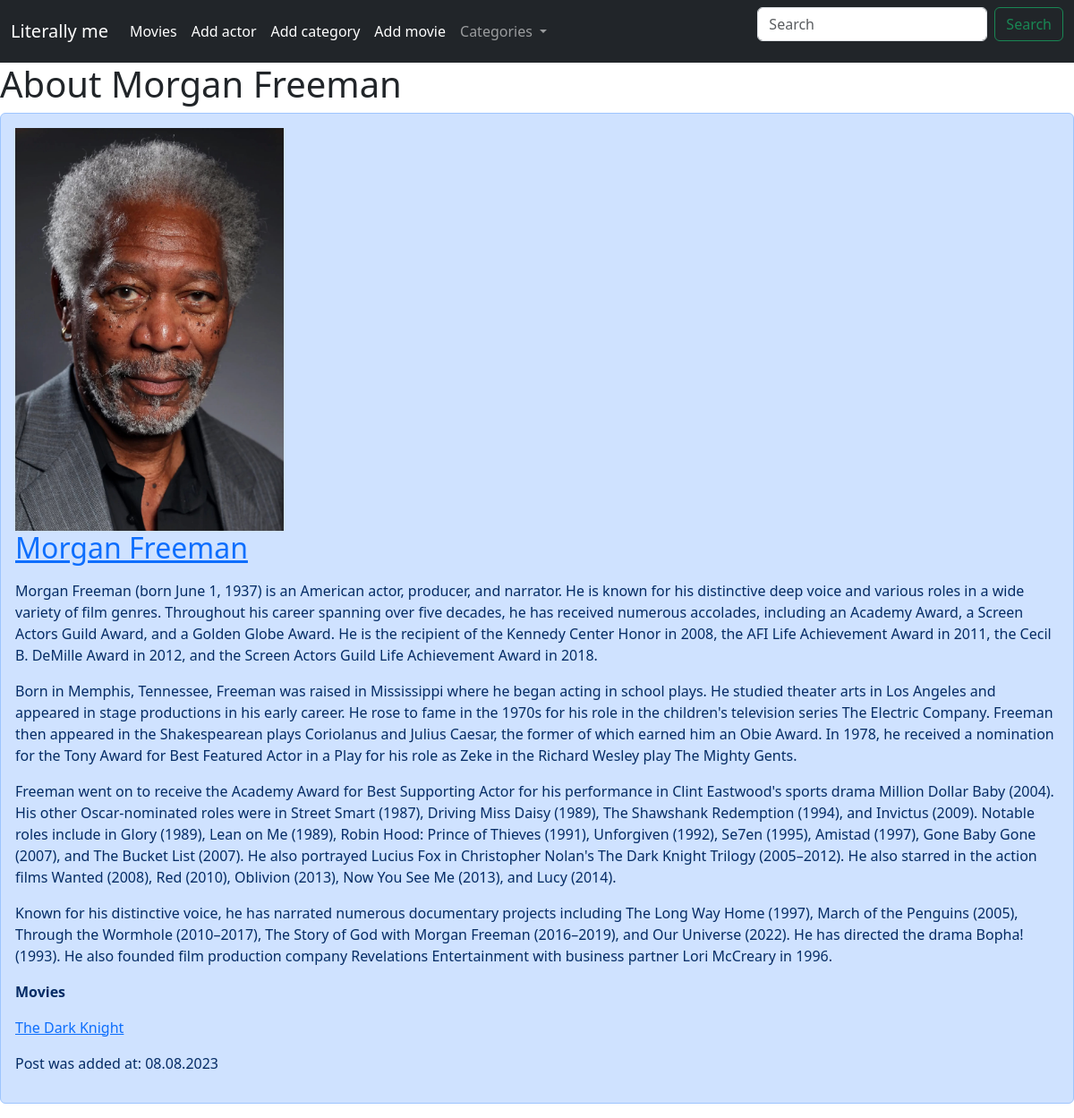
/actor/morgan-freeman/, run on an earlier commit of the app's database.
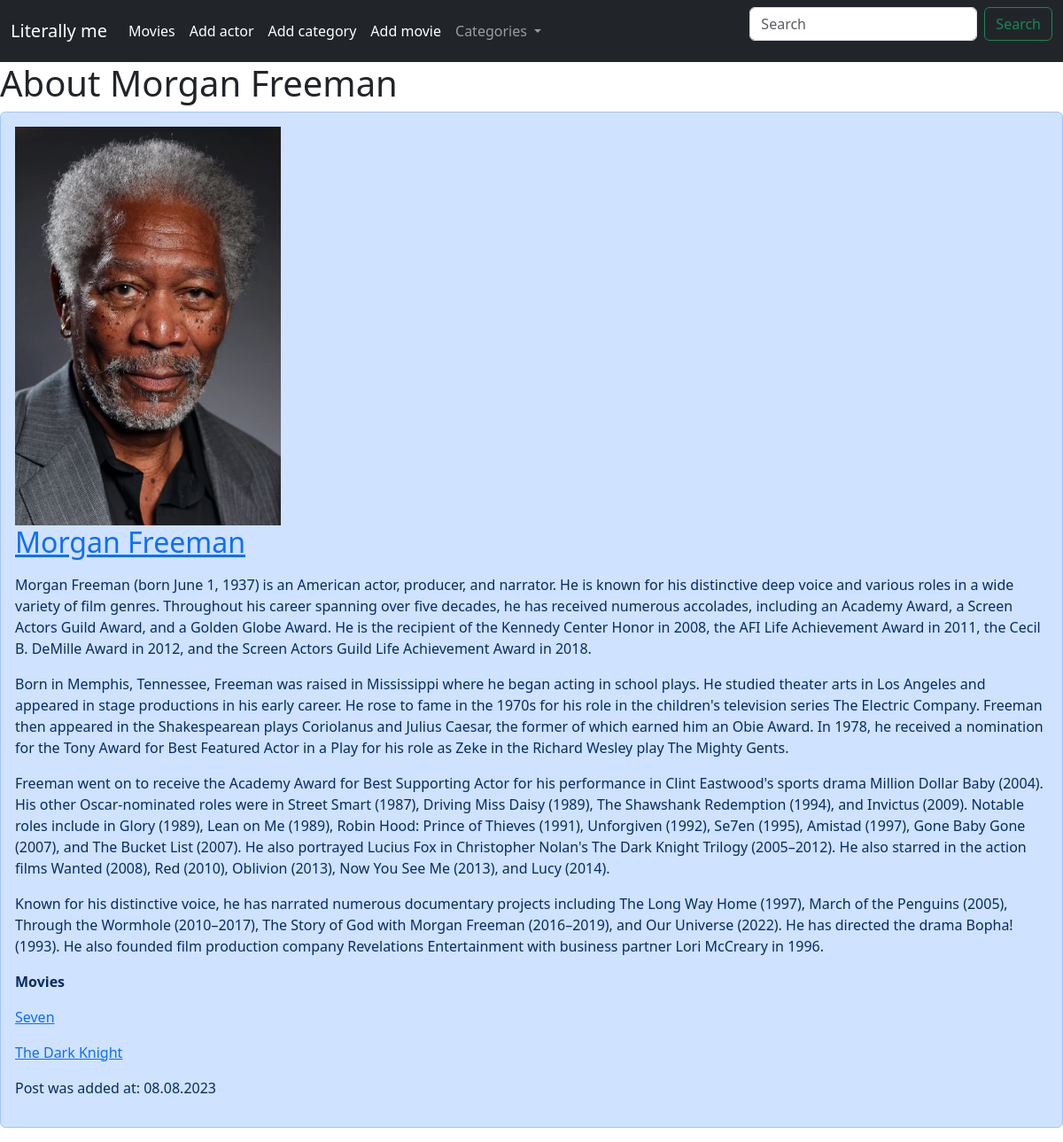
And on a later commit of the database.
### mainapp/models.py (models this page shows, shortened)
class Actor(models.Model):
    name = models.CharField(max_length=100)
    bio = models.TextField(blank=True)
    photo = models.ImageField(upload_to='photos/%d/%m/%Y')
    create_time = models.DateTimeField(auto_now_add=True)
    slug = models.SlugField(max_length=255, unique=True, db_index=True)
    def get_absolute_url(self):
        return reverse('about_actor', kwargs={'actor_slug': self.slug})
    class Meta:
        verbose_name = 'Actors (they are literally me)'
        verbose_name_plural = 'Actors (they are literally me)'

class Movie(models.Model):
    title = models.CharField(max_length=100)
    plot = models.TextField(blank=True)
    release_date = models.CharField(max_length=100)
    poster = models.ImageField(upload_to='posters/%d/%m/%Y')
    create_time = models.DateTimeField(auto_now_add=True, null=True)
    actors = models.ManyToManyField(Actor, related_name='movies') # related_name is for finding each actors movies (actor.movies)
    category = models.ForeignKey(Category, on_delete=models.PROTECT, related_name='movies')
    slug = models.SlugField(max_length=255, unique=True, db_index=True)
    def get_absolute_url(self):
        return reverse('about_movie', kwargs={'movie_slug': self.slug})
    class Meta:
        verbose_name = 'Movies (literally me)'
        verbose_name_plural = 'Movies (literally me)'
        ordering = ['-create_time']

### mainapp/views.py (the view)
# urls.py: path('actor/<slug:actor_slug>/', AboutActorView.as_view(), name='about_actor'),
class AboutActorView(DataMixin, DetailView):
    model = Actor
    template_name = 'mainapp/actor/about_actor.html'
    context_object_name = 'actor'
    slug_url_kwarg = 'actor_slug' # changing default slug name to what we need
    def get_context_data(self, **kwargs):
        context = super().get_context_data(**kwargs)
        mixin_context = self.get_user_context(title='About ' + str(context['actor'].name))
        return dict(list(context.items()) + list(mixin_context.items()))

### mainapp/models.py (called while the page is built)
    def get_absolute_url(self):
        return reverse('category', kwargs={'category_slug': self.slug})

### mainapp/utils.py (called while the page is built)
    def get_user_context(self, **kwargs):
        categories = Category.objects.annotate(movies_count=Count('movies')) # creating new column called movies_count
        user_menu = menu.copy()
        if not self.request.user.is_authenticated:
            if not self.request.user.is_superuser:
                user_menu = [user_menu[0]]
        context = kwargs
        context['menu'] = menu
        context['categories'] = categories
        return context

### mainapp/templates/mainapp/actor/about_actor.html
{% extends 'mainapp/base.html' %}
{% block content %}
    <h1>{{ title }}</h1>
    <div class="alert alert-primary post" role="alert">
        {% if actor.photo %}
            <img src="{{ actor.photo.url }}" width="300" alt="actor.name">
        {% endif %}
        <h2><a href="{{ actor.get_absolute_url }}">{{ actor.name }}</a></h2>
        <p>{{ actor.bio|linebreaks }}</p>
        <p><b>Movies</b></p>
        {% for movie in actor.movies.all %}
            <p><a href="{{ movie.get_absolute_url }}">{{ movie.title }}</a></p>
        {% endfor %}
        <p>Post was added at: {{ actor.create_time|date:"d.m.Y" }}</p>
    </div>
{% endblock %}

### mainapp/templates/mainapp/base.html (shortened to what this page needs)
{% load static %}
<html lang="en">
<head>
    <link href="https://cdn.jsdelivr.net/npm/bootstrap@5.3.1/dist/css/bootstrap.min.css" rel="stylesheet">
    <link type="text/css" href="{% static 'mainapp/css/style.css' %}" rel="stylesheet"/>
</head>
<body>
    <header>
        <nav class="navbar navbar-expand-lg navbar-dark bg-dark">
            <div class="container-fluid">
                    <div class="collapse navbar-collapse" id="navbarTogglerDemo01">
                            <a class="navbar-brand" href="{% url 'home' %}">Literally me</a>
                            <ul class="navbar-nav me-auto mb-2 mb-lg-0">
                                {% for item in menu %}
                                    <li class="nav-item">
                                        <a class="nav-link active" aria-current="page" href="{% url item.url_name %}">{{ item.title }}</a>
                                    </li>
                                {% endfor %}
                                <li class="nav-item dropdown">
                                     <a class="nav-link dropdown-toggle" href="#" role="button" data-bs-toggle="dropdown" aria-expanded="false">
                                        Categories
                                     </a>
                                </li>
                            </ul>
                    <form class="d-flex" role="search">
                        <input class="form-control me-2" type="search" placeholder="Search" aria-label="Search">
                        <button class="btn btn-outline-success" type="submit">Search</button>
                    </form>
                </div>
          </div>
        </nav>
    </header>
    <main>
        <div class="content">
            {% block content %}
            {% endblock %}
        </div>
    </main>
</body>
</html>

### mainapp/static/mainapp/css/style.css (style rules this page uses)
.content { width: 60%px; }

What changed in the data, as far as the page shows it:
added Movie: title "Seven"
